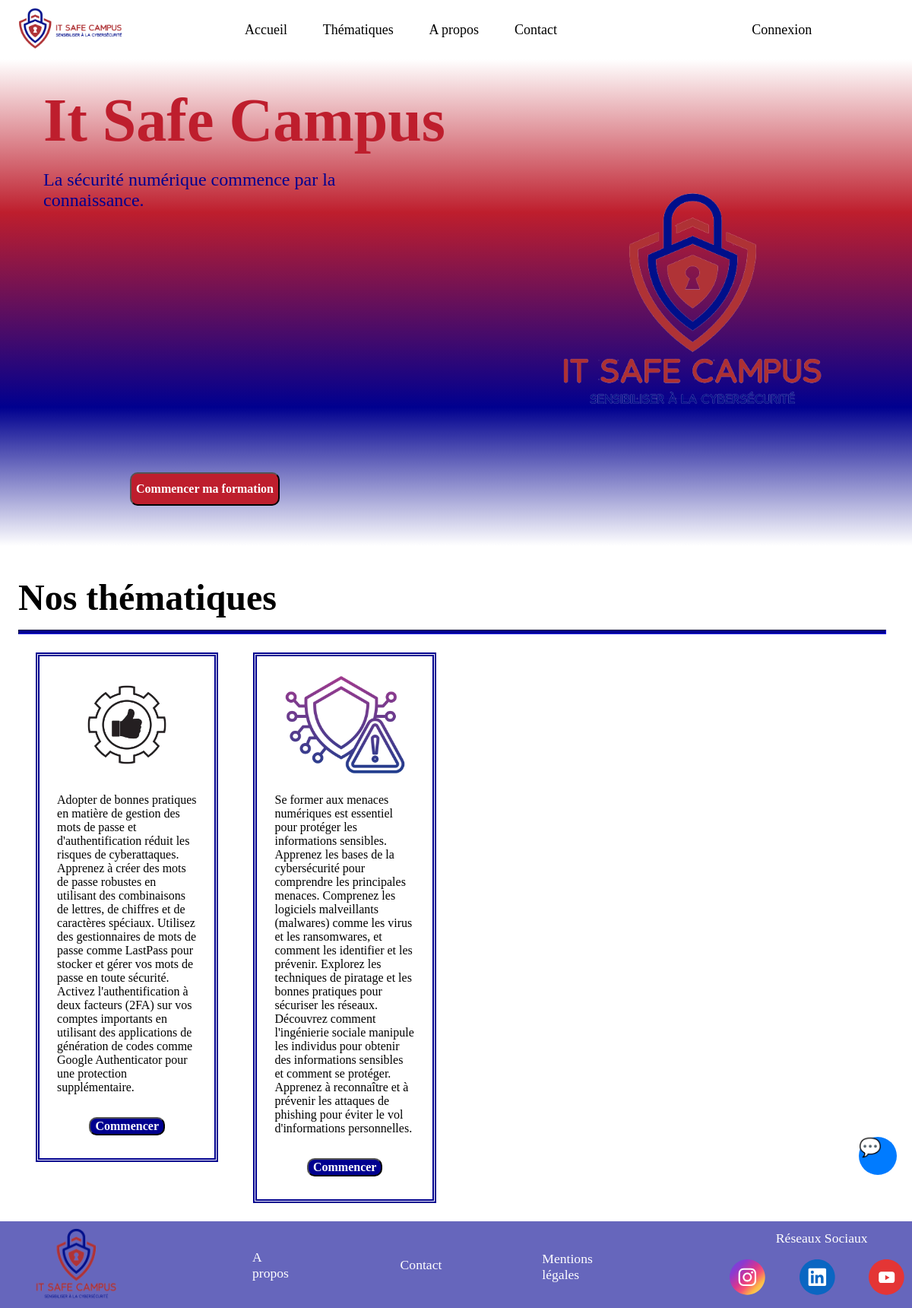
The page / on the database its author committed.
### tables this page shows
CREATE TABLE IF NOT EXISTS `thematique` (
  `id_thematique` int NOT NULL AUTO_INCREMENT,
  `nom_thematique` varchar(30) NOT NULL,
  `description` longtext NOT NULL,
  `URL` varchar(30) NOT NULL,
  `disposition` int NOT NULL,
  PRIMARY KEY (`id_thematique`)
);

### accueil.php (called while the page is built)
<?php
    require_once ("vue/vue_accueil.php");
?>

### modele/modele.php (called while the page is built, shortened)
<?php
	class Modele {
		private $pdo ;
		public function __construct(){
			$creds_data = json_decode(file_get_contents('creds.json'), true);
                        $key = $creds_data['bdd'];
			$this -> pdo = null;
			try{
				$this -> pdo = new PDO("mysql:host=db;dbname=itsafecampus","user",$key, array(PDO::MYSQL_ATTR_INIT_COMMAND => "SET NAMES utf8"));
			}
			catch(PDOException $exp){
				echo "Impossible de se connecter au serveur Mysql / itsafecampus";
				echo $exp -> getMessage();
			}
		}
		public function selectAllThematiquesAccueil () {
			if($this -> pdo != null){
				$requete ="SELECT * from thematique;";
				$select = $this -> pdo -> prepare ($requete);
				$select -> execute() ;
				return $select -> fetchAll();
			}else{
				return null;
			}
		}
	}
?>

### controleur/controleur.php (called while the page is built, shortened)
<?php
    require_once ("modele/modele.php");
    class Controleur
    {
        private $unModele;
        public function __construct(){
            $this -> unModele = new Modele();
        }
        public function selectAllThematiquesAccueil (){
            return $this -> unModele -> selectAllThematiquesAccueil ();
        }
    }
?>

### vue/vue_accueil.php (the view, shortened to what this page needs)
<main>
    <div class="rectangle_accueil">
        <div class="rectangle_gauche">
            <div class="appTitle">It Safe Campus</div>
            <div class="appSlogan">
                <p>La sécurité numérique commence par la connaissance.</p>
            </div>
            <div style="height: 50%;"></div>
            <div class="" style="margin-left: 30%;">
                <a href="index.php?page=1"><button class="bouttonFormation">Commencer ma formation</button></a>
            </div>
        </div>
        <div class="rectangle_droit">
            <img src = "images/Logo_en_gros.png"/>
        </div>
    </div>
    <h2>Nos thématiques</h2><hr>
    <div class="thematiques">
        <?php
            $lesThematiques = $unControleur -> selectAllThematiquesAccueil();
            foreach ($lesThematiques as $uneThematique) {
        ?>
            <div class="rectangle_couleur">
                <div class="thematique">
                    <img src="<?php echo "images/".$uneThematique['URL']; ?>" alt="" />
                </div>
                <div class="thematique_desc">
                    <?php echo $uneThematique['description']; ?>
                    <div class="div_bouttonCommencer">
                        <a href="index.php?page=1">
                            <button name="commencer" class="bouttonCommencer">Commencer</button>
                        </a>
                    </div>
                </div>
            </div>
        <?php
            }
        ?>
    </div>
</main>
<div id="open-chat-button" onclick="toggleChat()">💬</div>

### main.css (style rules this page uses)
body { width: 100%; margin: 0; height: 100%; }
a { text-decoration: none; }
hr { width: 95%; height: 0.5%; background: #00008F; margin-left: 2%; margin-top: -25; border-color: #00008F; }
h2 { width: auto; height: auto; color: #000; font-family: Quicksand; font-size: 300%; margin-left: 2%; }
#open-chat-button { position: fixed; bottom: 175px; right: 20px; width: 50px; height: 50px; background: #007bff; border-radius: 50%; color: #fff; border: none; cursor: pointer; font-size: 24px; display: flex; justify-content: center; align-items: center; }
.rectangle_accueil { background: linear-gradient(180deg, rgba(190, 30, 45, 0.00) 0%, #BE1E2D 31.49%, #00008F 71.49%, rgb(255 255 255) 100% ); width: 100%; height: 80%; display: flex; gap: 5%; align-items: center; }
.bouttonFormation { display: flex; justify-content: center; flex-shrink: 0; color: #FFF; font-family: Quicksand; font-size: 100%; font-weight: 600; border-radius: 10px; background: #BE1E2D; height: 7%; align-items: center; }
.div_bouttonCommencer { margin-top: 30; text-align: center; }
.bouttonCommencer { color: #FFF; font-family: Quicksand; font-size: 100%; font-weight: 600; border-radius: 10px; background: #00008F; height: 7%; }
.rectangle_gauche { width: 80%; height: 100%; }
.rectangle_droit { width: 80%; }
.rectangle_droit img { max-width:80%; margin-left: 10%; }
.appTitle { display: flex; width: 100%; height: 25%; flex-direction: column; justify-content: center; flex-shrink: 0; color: #BE1E2D; font-family: Quicksand; font-size: 500%; font-weight: 700; margin-left: 10%; }
.appSlogan { color: #00008F; font-family: Quicksand; font-size: 150%; margin-left: 10%; margin-top: -7%; }
.thematiques { display: flex; margin-top: 2%; margin-left: 2%; margin-right: 2%; }
.thematique { margin-top: 3%; margin-bottom: 3%; margin-left: 5%; margin-right: 5%; display: flex; align-items: center; flex-direction: column-reverse; }
.thematique img { max-width:80%; }
.rectangle_couleur { margin-right: 2%; margin-left: 2%; padding-bottom: 2%; border: thick double #00008F; width: 20%; height: 100%; }
.thematique_desc { margin-top: 3%; margin-bottom: 3%; margin-left: 10%; margin-right: 10%; }

### rows shown on the page
thematique: URL (picture), description "Adopter de bonnes pratiques en matière de gestion des mots de passe et d'authentification réduit les risques de cyberattaques. Apprenez à créer des mots de passe robustes en utilisant des combinaisons de lettres, de chiffres et de caractères spéciaux. Utilisez des gestionnaires de mots de passe comme LastPass pour stocker et gérer vos mots de passe en toute sécurité. Activez l'authentification à deux facteurs (2FA) sur vos comptes importants en utilisant des applications de génération de codes comme Google Authenticator pour une protection supplémentaire."
thematique: URL (picture), description "Se former aux menaces numériques est essentiel pour protéger les informations sensibles. Apprenez les bases de la cybersécurité pour comprendre les principales menaces. Comprenez les logiciels malveillants (malwares) comme les virus et les ransomwares, et comment les identifier et les prévenir. Explorez les techniques de piratage et les bonnes pratiques pour sécuriser les réseaux. Découvrez comment l'ingénierie sociale manipule les individus pour obtenir des informations sensibles et comment se protéger. Apprenez à reconnaître et à prévenir les attaques de phishing pour éviter le vol d'informations personnelles."
